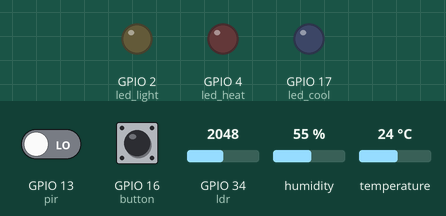
Simulated run of this program. Board: ESP32 board running MicroPython. Shown: output pins drawn as LEDs (lit = HIGH). Wiring (from the project's diagram.json): yellow LED on GPIO 2, red LED on GPIO 4, PIR motion sensor on GPIO 13, DHT22 sensor on GPIO 15, green button on GPIO 16, blue LED on GPIO 17, light sensor on GPIO 34. Inputs (shaded band) come from the test bench; at power-on: GPIO 16 (button) LOW, GPIO 13 (pir) LOW, GPIO 34 (ldr) = 2048, humidity 55 %, temperature 24 °C (analog values on the 0–4095 scale). WiFi joins after 1.5 s; no MQTT or app messages arrive unless stated; the clock reads 2024-03-15 10:24:30 at power-on unless the program sets it; what the program prints to the serial console is not drawn.

Above: at 2.8 s.
2.9 s: GPIO 16 (button) pulled HIGH for 0.15 s
At 3.3 s:
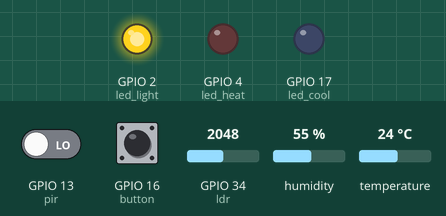
10.0 s: GPIO 16 (button) pulled HIGH for 1 s
At 10.4 s:
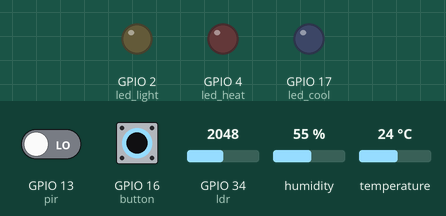
12.5 s: GPIO 16 (button) pulled HIGH for 3.2 s
At 13.4 s:
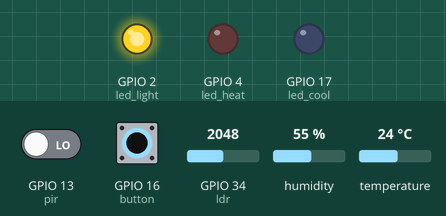
Timing chart, 0 to 15.5 s (numbered marks = the images above; inputs shaded):
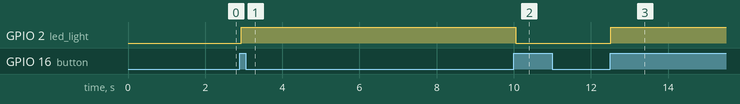

Measured:
- after the input at 2.9 s, GPIO 2 (led_light): LOW → HIGH at once
- after the input at 10.0 s, GPIO 2 (led_light): HIGH → LOW after 0.05 s
- after the input at 12.5 s, GPIO 2 (led_light): LOW → HIGH at once

The program:

main.py
```python
import network
import time
from machine import Pin, ADC
import dht
import ujson
from umqtt.simple import MQTTClient

# --- CONFIGURATION PUBLIQUE ---
MQTT_SERVER = "broker.hivemq.com"
ROOM_ID     = "salon"
TOPIC_SUB   = "franck504/home/actuators"
TOPIC_PUB   = "franck504/home/sensors"
TOPIC_ACT   = "franck504/home/actuators" # Pour informer le Twin du changement manuel

# --- PINS ---
sensor_dht = dht.DHT22(Pin(15))
pir        = Pin(13, Pin.IN)
ldr        = ADC(Pin(34))
ldr.atten(ADC.ATTN_11DB)

led_light = Pin(2, Pin.OUT)
led_cool  = Pin(17, Pin.OUT)
led_heat  = Pin(4, Pin.OUT)
button    = Pin(16, Pin.IN, Pin.PULL_DOWN)

# --- VARIABLES D'ÉTAT ---
last_button_state = 0
light_state = 0
last_msg = 0

# --- MQTT CALLBACK : COMMANDE VENANT DU BACKEND ---
def sub_cb(topic, msg):
    global light_state
    print("\n[MQTT] Ordre reçu :", msg)
    try:
        data = ujson.loads(msg)
        if "rooms" in data and ROOM_ID in data["rooms"]:
            room_data = data["rooms"][ROOM_ID]

            # Mise à jour de la lumière
            light_state = 1 if room_data["lights"] else 0
            led_light.value(light_state)

            # Mise à jour Climatisation
            clim = room_data["climatisation"]
            led_cool.value(1 if clim == "COOL" else 0)
            led_heat.value(1 if clim == "HEAT" else 0)

            print("-> Synchro OK : Lumière={}, Clim={}".format(light_state, clim))
    except Exception as e:
        print("Erreur traitement message :", e)

# --- CONNEXION RÉSEAU ---
print("Connexion au WiFi...", end="")
sta_if = network.WLAN(network.STA_IF)
sta_if.active(True)
sta_if.connect('Wokwi-GUEST', '')
while not sta_if.isconnected():
    print(".", end="")
    time.sleep(0.5)
print(" OK !")

print("Connexion à HiveMQ...", end="")
client = MQTTClient("esp32-franck-sync", MQTT_SERVER)
client.set_callback(sub_cb)
try:
    client.connect()
    client.subscribe(TOPIC_SUB)
    print(" SUCCESS !")
except Exception as e:
    print(" Erreur MQTT :", e)

# --- BOUCLE PRINCIPALE ---
while True:
    try:
        # Vérifier si un message MQTT est arrivé
        client.check_msg()

        # 1. ENVOI DES CAPTEURS (Toutes les 2 secondes)
        if (time.time() - last_msg) > 2:
            sensor_dht.measure()

            # Calcul luminosité inversé et calibré (0 à 1000)
            val_brute = ldr.read()
            lum = int(((4095 - val_brute) / 4095) * 1000)

            payload = {
                ROOM_ID: {
                    "temperature": sensor_dht.temperature(),
                    "presence": pir.value() == 1,
                    "luminosity": lum
                }
            }
            client.publish(TOPIC_PUB, ujson.dumps(payload))
            print("[MQTT] Envoi Capteurs :", payload)
            last_msg = time.time()

        # 2. GESTION DU BOUTON PHYSIQUE (Action Manuelle)
        current_button_val = button.value()
        if current_button_val == 1 and last_button_state == 0:
            # Action Locale immédiate
            light_state = 1 - light_state
            led_light.value(light_state)
            print("Bouton pressé -> Lumière locale :", "ON" if light_state else "OFF")

            # Notification du Jumeau Numérique (Backend)
            cmd_payload = {
                "rooms": {
                    ROOM_ID: {
                        "lights": True if light_state == 1 else False
                    }
                }
            }
            client.publish(TOPIC_ACT, ujson.dumps(cmd_payload))
            print("[MQTT] Mise à jour Twin envoyée !")
            time.sleep(0.3) # Petit délai pour éviter les doubles appuis

        last_button_state = current_button_val

    except Exception as e:
        print("Erreur boucle :", e)
        time.sleep(5)

    time.sleep(0.05)
```
